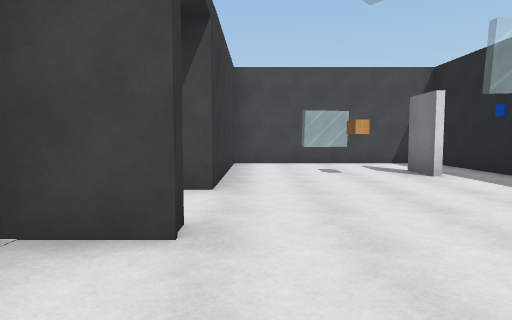
view 1 (above)

17 first-person views from a walk through a Unity game level. The camera is 1.4 m above the floor, tilts 4° down and sees 75° across. Doors are open. The floor is counted in squares, 2 m on a side. Each view is taken from the middle of a square. On the plan, view 1 faces up. The plan holds only what a view shows up to about 10 squares ahead; the rest is blank. The place goes on beyond the plan. The player character is not drawn.

view 2
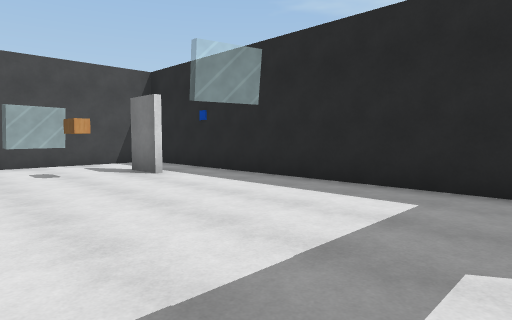

view 3
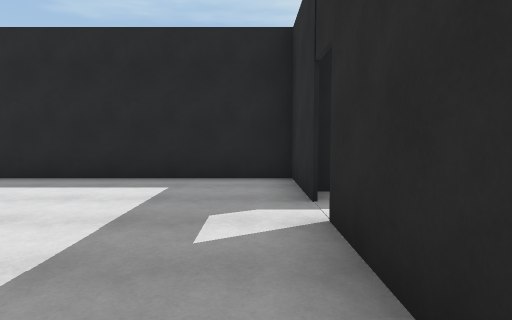

view 4
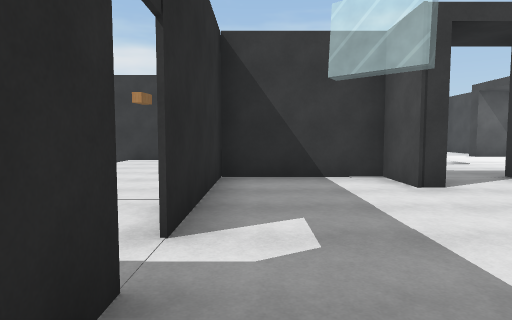

view 5
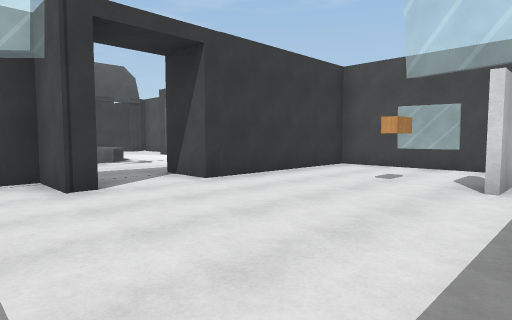

view 6
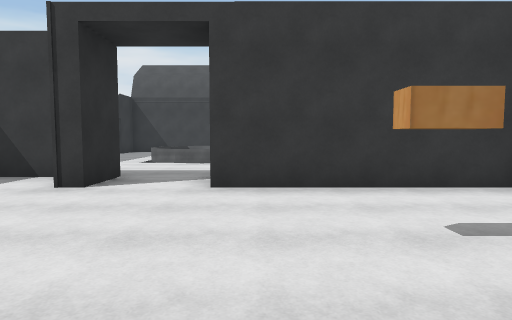

view 7
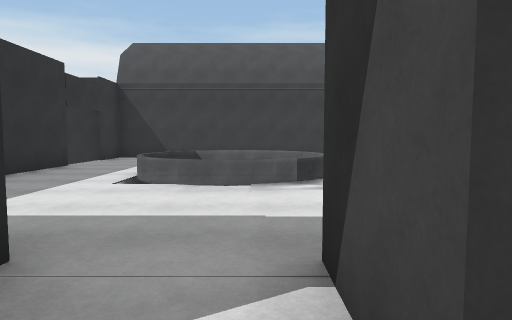

view 8
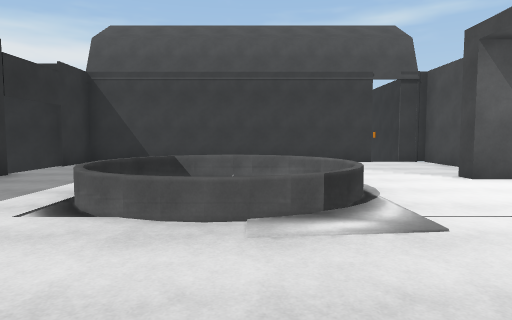

view 9
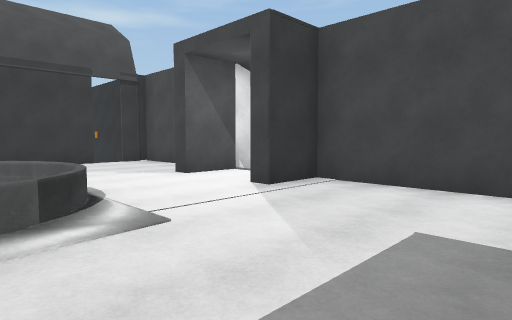

view 10
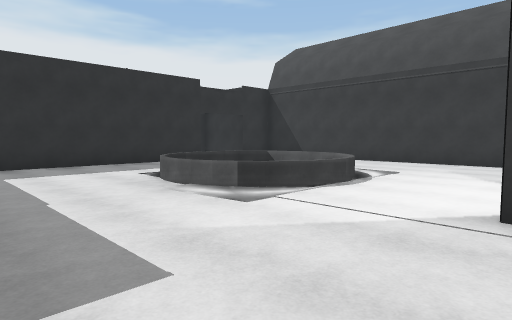

view 11
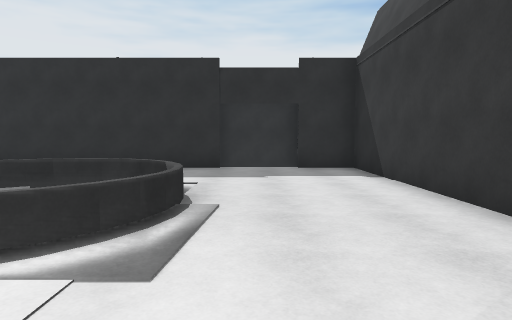

view 12
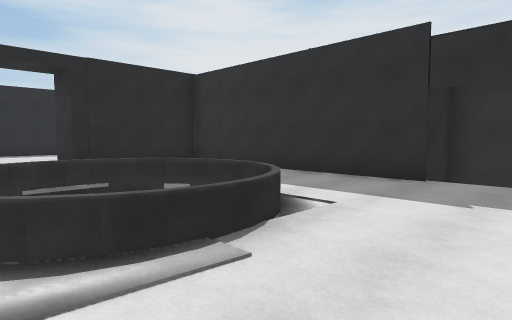

view 13
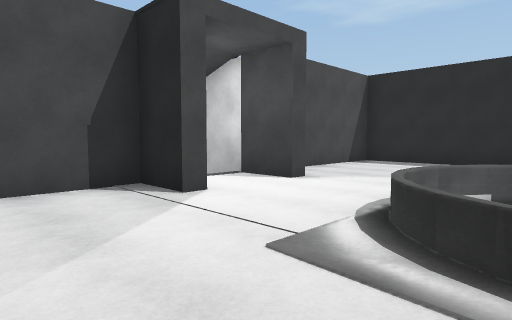

view 14
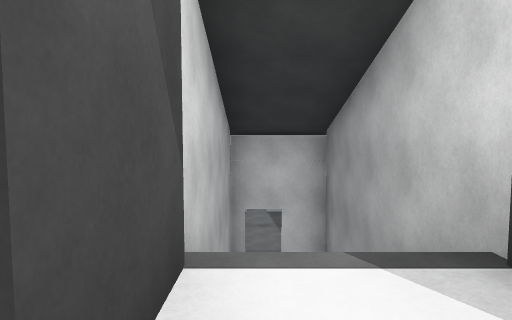

view 15
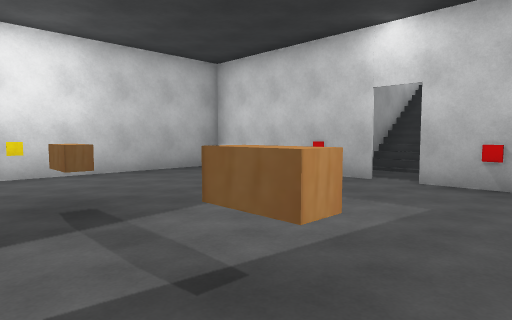

view 16
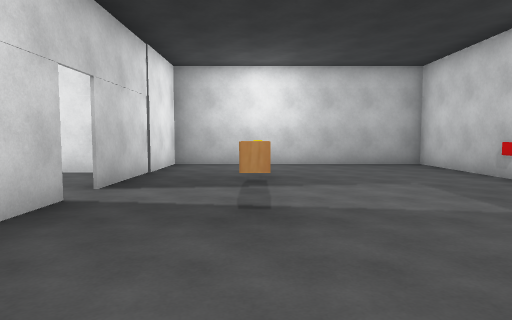

view 17
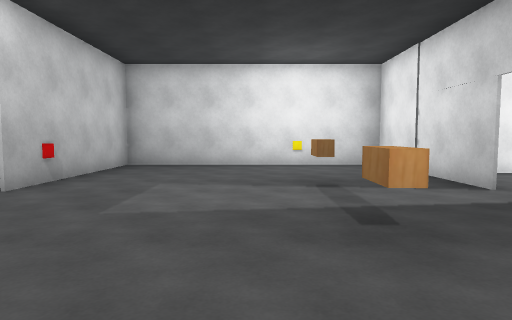

### Floor plan
Key: @ floor where view 1 was taken; # wall or solid block; . main floor; - floor 4.5 m lower than the main floor; / step, stairs or slope; D open door; = window, fence, low wall or low ledge; v drop or lower ground; O other object.
Columns run from 12 left of view 1 to 5 right of it. Each row starts with its distance up from view 1.
 22   #-   -#
 21   #-----#
 20  ####D#####
 19 #---------#
 18 #---O--O--#
 17 #---------#
 16 #---------#
 15 #---------#
 14 #----D##--#
 13  ####--###
 12     #//#
 11     # /#
 10     # /#
  9  ####/########=###
  8  D..#.#....#.=...#
  7  D.........#.....#
  6  #.........#..O..#
  5  #...==....#.....#
  4  #..=  =.........#
  3  #..=  =..##.....#
  2  #...==...#......#
  1  #........#......#
  0  #........#.@....#
 -1  #DD##########D###
 -2   v # # .....
 -3    v# #....
 -4       #

Positions as (right, up) in squares from view 1, and headings:
1: (0, 0), facing up
2: (0, 0), facing up-right
3: (-1, 0), facing right
4: (4, 0), facing left
5: (4, 1), facing up-left
6: (4, 5), facing left
7: (0, 4), facing left
8: (-2, 4), facing left
9: (-2, 4), facing up-left
10: (-2, 8), facing down-left
11: (-9, 7), facing down
12: (-10, 5), facing down-right
13: (-10, 4), facing up-right
14: (-7, 7), facing up
15: (-9, 19), facing down-right
16: (-11, 18), facing right
17: (-3, 17), facing left
